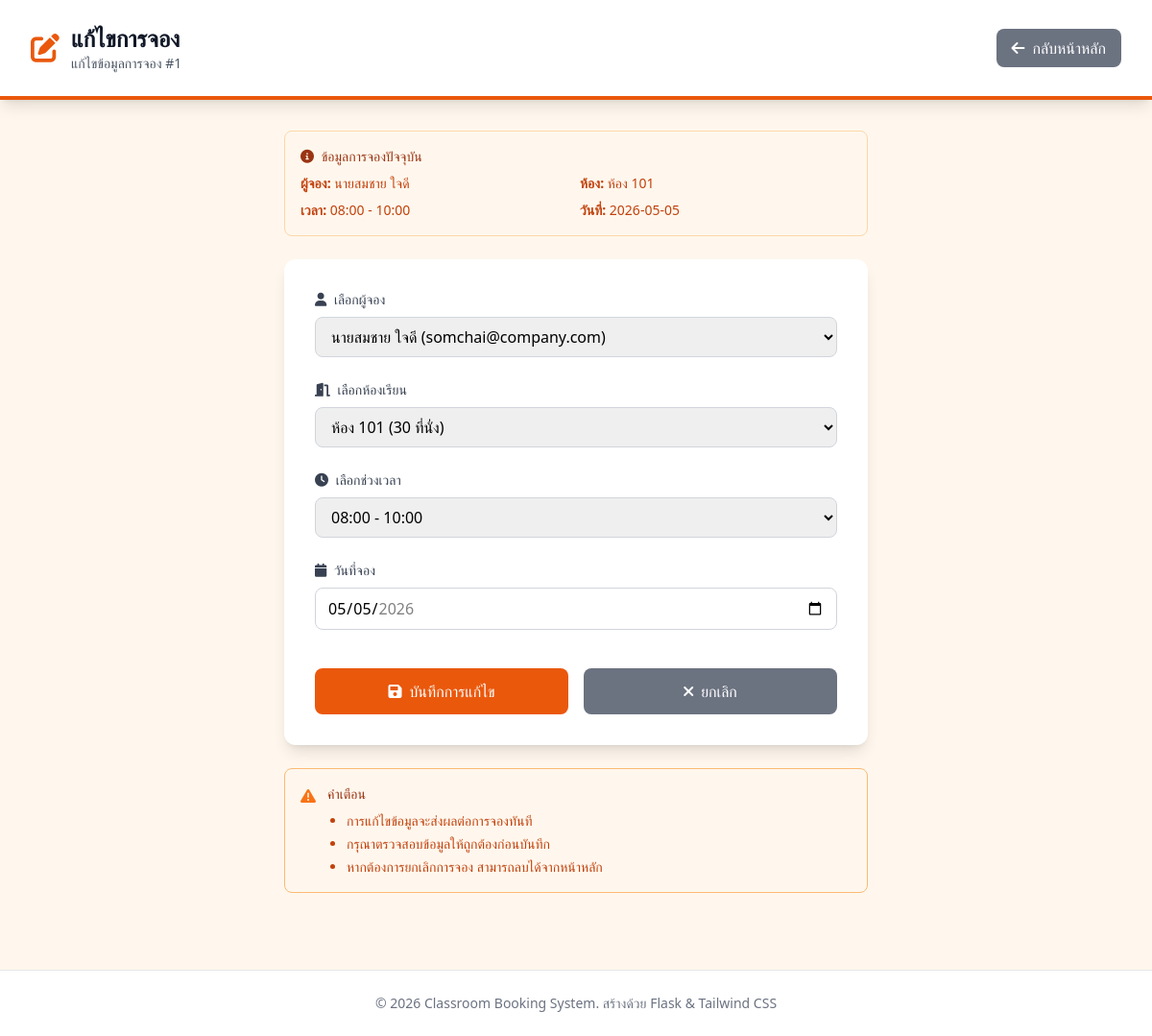
Screenshot of /edit/1 with the database file from the repository.
### tables this page shows
CREATE TABLE Bookings (
                booking_id INTEGER PRIMARY KEY AUTOINCREMENT,
                user_id INTEGER NOT NULL,
                room_id INTEGER NOT NULL,
                timeslot_id INTEGER NOT NULL,
                date TEXT NOT NULL,
                FOREIGN KEY (user_id) REFERENCES Users(user_id),
                FOREIGN KEY (room_id) REFERENCES Rooms(room_id),
                FOREIGN KEY (timeslot_id) REFERENCES TimeSlots(timeslot_id)
            );

CREATE TABLE Users (
                user_id INTEGER PRIMARY KEY AUTOINCREMENT,
                name TEXT NOT NULL,
                email TEXT UNIQUE,
                dept_id INTEGER NOT NULL,
                FOREIGN KEY (dept_id) REFERENCES Departments(dept_id)
            );

CREATE TABLE Rooms (
                room_id INTEGER PRIMARY KEY AUTOINCREMENT,
                room_name TEXT NOT NULL,
                capacity INTEGER
            );

CREATE TABLE TimeSlots (
                timeslot_id INTEGER PRIMARY KEY AUTOINCREMENT,
                start_time TEXT NOT NULL,
                end_time TEXT NOT NULL
            );

### app.py (the view, shortened to what this page needs)
@app.route('/edit/<int:booking_id>', methods=['GET', 'POST'])
def edit_booking_route(booking_id):
    try:
        booking = get_booking_by_id(booking_id)
        if not booking:
            flash('ไม่พบข้อมูลการจองที่ระบุ', 'error')
            return redirect(url_for('index'))
        users = get_users()
        rooms = get_rooms()
        timeslots = get_timeslots()
        return render_template('edit_booking.html',
                             booking=booking,
                             users=users,
                             rooms=rooms,
                             timeslots=timeslots)
    except Exception as e:
        flash(f'เกิดข้อผิดพลาดในการโหลดข้อมูล: {str(e)}', 'error')
        return redirect(url_for('index'))

### app.py (called while the page is built)
def get_db_connection():
    conn = sqlite3.connect(DB_PATH)
    conn.row_factory = sqlite3.Row  # ให้สามารถเข้าถึงคอลัมน์ด้วยชื่อได้
    return conn

def get_booking_by_id(booking_id):
    conn = get_db_connection()
    cursor = conn.cursor()
    query = """
    SELECT
        b.booking_id,
        b.user_id,
        b.room_id,
        b.timeslot_id,
        b.date,
        u.name AS user_name,
        r.room_name,
        ts.start_time,
        ts.end_time
    FROM Bookings b
    JOIN Users u ON b.user_id = u.user_id
    JOIN Rooms r ON b.room_id = r.room_id
    JOIN TimeSlots ts ON b.timeslot_id = ts.timeslot_id
    WHERE b.booking_id = ?
    """
    cursor.execute(query, (booking_id,))
    booking = cursor.fetchone()
    conn.close()
    return booking

def get_users():
    conn = get_db_connection()
    cursor = conn.cursor()
    cursor.execute("SELECT user_id, name, email FROM Users ORDER BY name")
    users = cursor.fetchall()
    conn.close()
    return users

def get_rooms():
    conn = get_db_connection()
    cursor = conn.cursor()
    cursor.execute("SELECT room_id, room_name, capacity FROM Rooms ORDER BY room_name")
    rooms = cursor.fetchall()
    conn.close()
    return rooms

def get_timeslots():
    conn = get_db_connection()
    cursor = conn.cursor()
    cursor.execute("SELECT timeslot_id, start_time, end_time FROM TimeSlots ORDER BY start_time")
    timeslots = cursor.fetchall()
    conn.close()
    return timeslots

### templates/edit_booking.html (shortened to what this page needs)
<!DOCTYPE html>
<html lang="th">
<head>
    <script src="https://cdn.tailwindcss.com"></script>
    <link rel="stylesheet" href="https://cdnjs.cloudflare.com/ajax/libs/font-awesome/6.0.0/css/all.min.css">
</head>
<body class="bg-primary-50 min-h-screen">
    <header class="bg-white shadow-lg border-b-4 border-primary-600">
        <div class="max-w-7xl mx-auto px-4 sm:px-6 lg:px-8">
            <div class="flex justify-between items-center py-6">
                <div class="flex items-center">
                    <i class="fas fa-edit text-3xl text-primary-600 mr-3"></i>
                    <div>
                        <h1 class="text-2xl font-bold text-gray-900">แก้ไขการจอง</h1>
                        <p class="text-sm text-gray-600">แก้ไขข้อมูลการจอง #{{ booking.booking_id }}</p>
                    </div>
                </div>
                <div class="flex items-center space-x-4">
                    <a href="{{ url_for('index') }}"
                       class="bg-gray-500 hover:bg-gray-600 text-white px-4 py-2 rounded-lg font-medium transition duration-200 flex items-center">
                        <i class="fas fa-arrow-left mr-2"></i>
                        กลับหน้าหลัก
                    </a>
                </div>
            </div>
        </div>
    </header>
    <main class="max-w-2xl mx-auto px-4 sm:px-6 lg:px-8 py-8">
        <div class="bg-primary-50 border border-primary-200 rounded-lg p-4 mb-6">
            <h3 class="text-sm font-medium text-primary-800 mb-2">
                <i class="fas fa-info-circle mr-1"></i>
                ข้อมูลการจองปัจจุบัน
            </h3>
            <div class="text-sm text-primary-700 grid grid-cols-1 md:grid-cols-2 gap-2">
                <div><strong>ผู้จอง:</strong> {{ booking.user_name }}</div>
                <div><strong>ห้อง:</strong> {{ booking.room_name }}</div>
                <div><strong>เวลา:</strong> {{ booking.start_time }} - {{ booking.end_time }}</div>
                <div><strong>วันที่:</strong> {{ booking.date }}</div>
            </div>
        </div>
        <div class="bg-white rounded-xl shadow-lg p-8">
            <form method="POST" class="space-y-6">
                <div>
                    <label for="user_id" class="block text-sm font-medium text-gray-700 mb-2">
                        <i class="fas fa-user mr-1"></i>
                        เลือกผู้จอง
                    </label>
                    <select id="user_id" name="user_id" required
                            class="w-full px-3 py-2 border border-gray-300 rounded-lg focus:ring-2 focus:ring-primary-500 focus:border-primary-500 transition duration-200">
                        {% for user in users %}
                        <option value="{{ user.user_id }}" {{ 'selected' if user.user_id == booking.user_id else '' }}>
                            {{ user.name }} ({{ user.email }})
                        </option>
                        {% endfor %}
                    </select>
                </div>
                <div>
                    <label for="room_id" class="block text-sm font-medium text-gray-700 mb-2">
                        <i class="fas fa-door-open mr-1"></i>
                        เลือกห้องเรียน
                    </label>
                    <select id="room_id" name="room_id" required
                            class="w-full px-3 py-2 border border-gray-300 rounded-lg focus:ring-2 focus:ring-primary-500 focus:border-primary-500 transition duration-200">
                        {% for room in rooms %}
                        <option value="{{ room.room_id }}" {{ 'selected' if room.room_id == booking.room_id else '' }}>
                            {{ room.room_name }} ({{ room.capacity }} ที่นั่ง)
                        </option>
                        {% endfor %}
                    </select>
                </div>
                <div>
                    <label for="timeslot_id" class="block text-sm font-medium text-gray-700 mb-2">
                        <i class="fas fa-clock mr-1"></i>
                        เลือกช่วงเวลา
                    </label>
                    <select id="timeslot_id" name="timeslot_id" required
                            class="w-full px-3 py-2 border border-gray-300 rounded-lg focus:ring-2 focus:ring-primary-500 focus:border-primary-500 transition duration-200">
                        {% for timeslot in timeslots %}
                        <option value="{{ timeslot.timeslot_id }}" {{ 'selected' if timeslot.timeslot_id == booking.timeslot_id else '' }}>
                            {{ timeslot.start_time }} - {{ timeslot.end_time }}
                        </option>
                        {% endfor %}
                    </select>
                </div>
                <div>
                    <label for="date" class="block text-sm font-medium text-gray-700 mb-2">
                        <i class="fas fa-calendar mr-1"></i>
                        วันที่จอง
                    </label>
                    <input type="date" id="date" name="date" required
                           value="{{ booking.date }}"
                           class="w-full px-3 py-2 border border-gray-300 rounded-lg focus:ring-2 focus:ring-primary-500 focus:border-primary-500 transition duration-200"
                           min="{{ '2026-01-01' }}" max="{{ '2026-12-31' }}">
                </div>
                <div class="flex space-x-4 pt-4">
                    <button type="submit"
                            class="flex-1 bg-primary-600 hover:bg-primary-700 text-white px-6 py-3 rounded-lg font-medium transition duration-200 flex items-center justify-center">
                        <i class="fas fa-save mr-2"></i>
                        บันทึกการแก้ไข
                    </button>
                    <a href="{{ url_for('index') }}"
                       class="flex-1 bg-gray-500 hover:bg-gray-600 text-white px-6 py-3 rounded-lg font-medium transition duration-200 flex items-center justify-center">
                        <i class="fas fa-times mr-2"></i>
                        ยกเลิก
                    </a>
                </div>
            </form>
        </div>
        <div class="bg-primary-50 border border-primary-300 rounded-lg p-4 mt-6">
            <div class="flex">
                <div class="flex-shrink-0">
                    <i class="fas fa-exclamation-triangle text-primary-500"></i>
                </div>
                <div class="ml-3">
                    <h3 class="text-sm font-medium text-primary-800">
                        คำเตือน
                    </h3>
                    <div class="mt-2 text-sm text-primary-700">
                        <ul class="list-disc pl-5 space-y-1">
                            <li>การแก้ไขข้อมูลจะส่งผลต่อการจองทันที</li>
                            <li>กรุณาตรวจสอบข้อมูลให้ถูกต้องก่อนบันทึก</li>
                            <li>หากต้องการยกเลิกการจอง สามารถลบได้จากหน้าหลัก</li>
                        </ul>
                    </div>
                </div>
            </div>
        </div>
    </main>
    <footer class="bg-white border-t border-gray-200 mt-12">
        <div class="max-w-7xl mx-auto px-4 sm:px-6 lg:px-8 py-6">
            <div class="text-center text-gray-500 text-sm">
                <p>&copy; 2026 Classroom Booking System. สร้างด้วย Flask & Tailwind CSS</p>
            </div>
        </div>
    </footer>
</body>
</html>

### rows the page displays
Bookings: booking_id "1", date "2026-05-05", date "05/05/2026"
Users: user_name "นายสมชาย ใจดี"
Rooms: room_name "ห้อง 101"
TimeSlots: start_time "08:00", end_time "10:00"

### other values shown
form field user_id "นายสมชาย ใจดี (somchai@company.com)"
form field room_id "ห้อง 101 (30 ที่นั่ง)"
form field timeslot_id "08:00 - 10:00"
